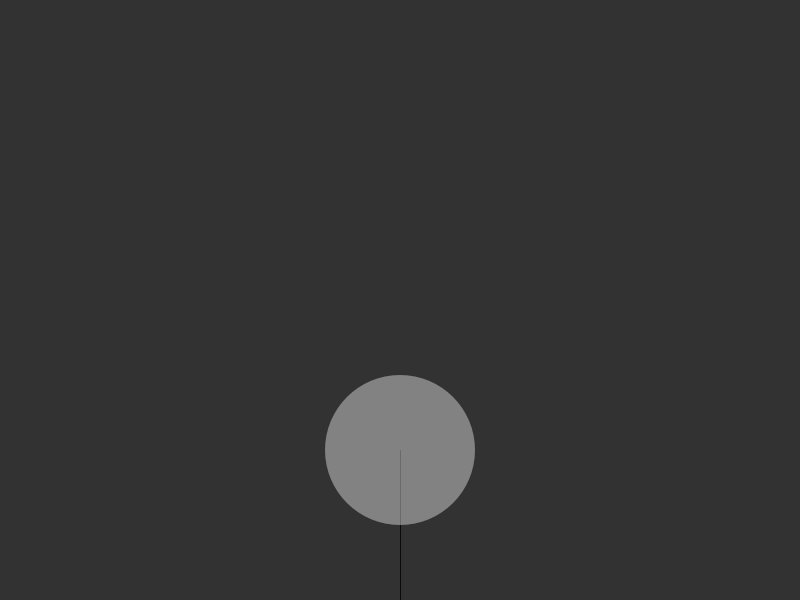
Frame 1 (no input)
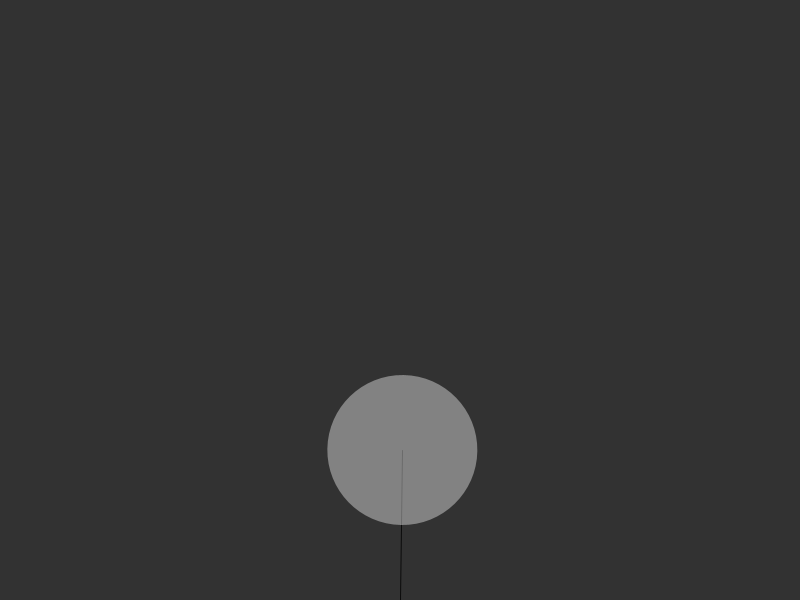
Frame 60 (the mouse pressed at the canvas centre just before this capture)
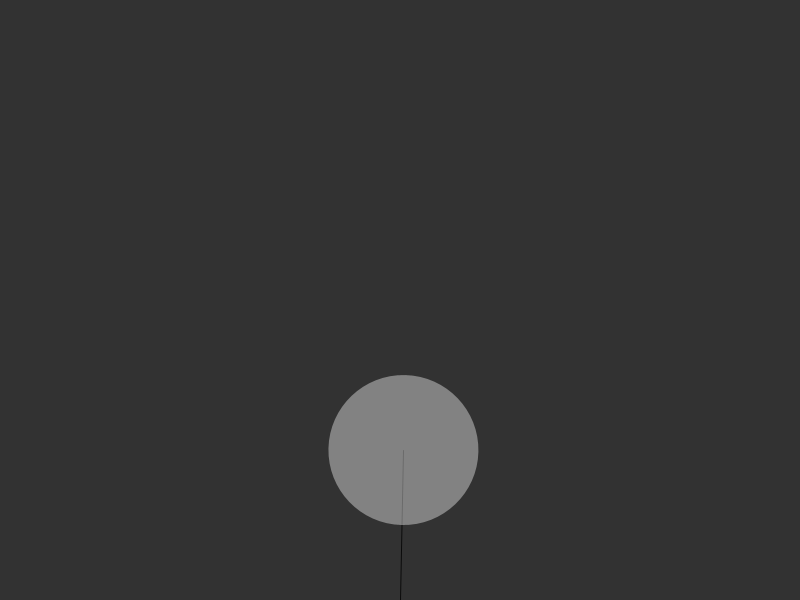
Frame 120 (the mouse held since frame 60 and released just before this capture)

The Processing sketch that drew these frames (run headless with seeded random() and noise(); from frame 60 on, the mouse is pressed at the canvas centre):

// Processing sketch: Wind
// ── Wind.pde

/*
WIND
Jeff Thompson | 2015 | www.jeffreythompson.org

A simple simulation of wind blowing a tree. This is essentially
Brownian Motion applied to an angle – the angle of the tree (which
is bent by the wind) moves back-and-forth randomly, just like
an ant wandering around.

A fancier version, commented out, using a recursive function to
draw a Pythagoras Tree.

CHALLENGES:
+  How might you visualize the wind onscreen?
+  Can you draw grass or other elements that are effected by the
   same global wind?

*/

float trunkLen =    150;    // length of the trunk
float angle =       0;      // starting wind angle

// for Pythagoras Tree version
float branchAngle = 30;     // angle between branches
int minSize =       10;     // minimum size of branches


void setup() {
  size(800, 600);
  
  // nothing else here!
}


void draw() {
  background(50);
  
  // draw a simple tree
  pushMatrix();
  translate(width/2, height);
  rotate(radians(angle));
  stroke(10);
  line(0,0, 0,-trunkLen);
  fill(255, 100);
  noStroke();
  ellipse(0,-trunkLen, trunkLen,trunkLen); 
  popMatrix();
  
  // or a fancier "Pythagoras Tree" - a kind
  // of fractal pattern using a recursive function
  /*
  translate(width/2, height);
  rotate(radians(angle));
  stroke(255);
  line(0,0, 0,-trunkLen);
  branch(trunkLen);
  */
  
  // update angle with random wind speed
  angle += random(-0.5,0.5);
  if (angle > 45) angle = 45;      // don't go too far
  else if (angle < 0) angle = 0;
}


// a "recursive" function to draw the tree
void branch (float s) {
 
  // store previous and reduce branch length
  float prevS = s;
  s *= 0.5 * sqrt(2);    // experiment with changing and see what happens
  
  // add some twist based on the wind speed
  float twist = map(angle, 0,45, 0,30);
  
  // keep going until the branches are too small
  if (s > minSize) {
    
    // draw left branches
    pushMatrix();                             // local mode
    translate(0, -prevS);                     // move up to top of prev branch
    rotate(radians(-branchAngle + twist));    // rotate to new position + twist from wind*
    stroke(255);
    line(0, 0, 0, -s);                        // draw as a line
    branch(s);                                // call again!
    popMatrix();

    // *NOTE: we only add twist to branches on the left side
    // it's more realistic but try it with both to see what happens

    // draw right branches too
    pushMatrix();
    translate(0, -prevS);
    rotate(radians(branchAngle));
    stroke(255);
    line(0, 0, 0, -s);
    branch(s);
    popMatrix();
  }
}
